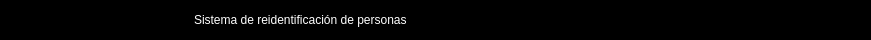
        <widget class="QFrame" name="frame_superior">
         <property name="minimumSize">
          <size>
           <width>40</width>
           <height>40</height>
          </size>
         </property>
         <property name="maximumSize">
          <size>
           <width>16777215</width>
           <height>40</height>
          </size>
         </property>
         <property name="styleSheet">
          <string notr="true">QFrame{
background-color: rgb(0, 0, 0);
}
QPushButton{
background-color: #000000ff;
border-radius: 20px;
}
QPushButton:hover{
background-color: rgb(53, 53, 79);
border-radius: 20px;
}</string>
         </property>
         <property name="frameShape">
          <enum>QFrame::StyledPanel</enum>
         </property>
         <property name="frameShadow">
          <enum>QFrame::Raised</enum>
         </property>
         <layout class="QHBoxLayout" name="horizontalLayout">
          <property name="spacing">
           <number>5</number>
          </property>
          <property name="leftMargin">
           <number>0</number>
          </property>
          <property name="topMargin">
           <number>0</number>
          </property>
          <property name="rightMargin">
           <number>0</number>
          </property>
          <property name="bottomMargin">
           <number>0</number>
          </property>
          <item>
           <widget class="QPushButton" name="pushButton_5">
            <property name="text">
             <string/>
            </property>
            <property name="icon">
             <iconset>
              <normaloff>imagenes/icons8-webcam-integrada-48.png</normaloff>imagenes/icons8-webcam-integrada-48.png</iconset>
            </property>
            <property name="iconSize">
             <size>
              <width>35</width>
              <height>35</height>
             </size>
            </property>
           </widget>
          </item>
          <item>
           <spacer name="horizontalSpacer">
            <property name="orientation">
             <enum>Qt::Horizontal</enum>
            </property>
            <property name="sizeHint" stdset="0">
             <size>
              <width>156</width>
              <height>13</height>
             </size>
            </property>
           </spacer>
          </item>
          <item>
           <widget class="QLabel" name="label">
            <property name="styleSheet">
             <string notr="true">font: 10pt &quot;Franklin Gothic Book&quot;;
color: rgb(255, 255, 255);</string>
            </property>
            <property name="text">
             <string>Sistema de reidentificación de personas</string>
            </property>
           </widget>
          </item>
          <item>
           <spacer name="horizontalSpacer_2">
            <property name="orientation">
             <enum>Qt::Horizontal</enum>
            </property>
            <property name="sizeHint" stdset="0">
             <size>
              <width>283</width>
              <height>13</height>
             </size>
            </property>
           </spacer>
          </item>
          <item>
           <widget class="QPushButton" name="bt_minimizar">
            <property name="minimumSize">
             <size>
              <width>40</width>
              <height>40</height>
             </size>
            </property>
            <property name="styleSheet">
             <string notr="true"/>
            </property>
            <property name="text">
             <string/>
            </property>
            <property name="icon">
             <iconset>
              <normaloff>imagenes/icons8-minimizar-la-ventana-48.png</normaloff>imagenes/icons8-minimizar-la-ventana-48.png</iconset>
            </property>
            <property name="iconSize">
             <size>
              <width>30</width>
              <height>30</height>
             </size>
            </property>
           </widget>
          </item>
          <item>
           <widget class="QPushButton" name="bt_restaurar">
            <property name="minimumSize">
             <size>
              <width>40</width>
              <height>40</height>
             </size>
            </property>
            <property name="styleSheet">
             <string notr="true"/>
            </property>
            <property name="text">
             <string/>
            </property>
            <property name="icon">
             <iconset>
              <normaloff>imagenes/abrir.png</normaloff>imagenes/abrir.png</iconset>
            </property>
            <property name="iconSize">
             <size>
              <width>27</width>
              <height>27</height>
             </size>
            </property>
           </widget>
          </item>
          <item>
           <widget class="QPushButton" name="bt_maximizar">
            <property name="minimumSize">
             <size>
              <width>40</width>
              <height>40</height>
             </size>
            </property>
            <property name="styleSheet">
             <string notr="true"/>
            </property>
            <property name="text">
             <string/>
            </property>
            <property name="icon">
             <iconset>
              <normaloff>imagenes/icons8-maximizar-la-ventana-48.png</normaloff>imagenes/icons8-maximizar-la-ventana-48.png</iconset>
            </property>
            <property name="iconSize">
             <size>
              <width>32</width>
              <height>32</height>
             </size>
            </property>
           </widget>
          </item>
          <item>
           <widget class="QPushButton" name="bt_cerrar">
            <property name="minimumSize">
             <size>
              <width>40</width>
              <height>40</height>
             </size>
            </property>
            <property name="styleSheet">
             <string notr="true"/>
            </property>
            <property name="text">
             <string/>
            </property>
            <property name="icon">
             <iconset>
              <normaloff>imagenes/icons8-cerrar-ventana-48.png</normaloff>imagenes/icons8-cerrar-ventana-48.png</iconset>
            </property>
            <property name="iconSize">
             <size>
              <width>32</width>
              <height>32</height>
             </size>
            </property>
           </widget>
          </item>
         </layout>
        </widget>
